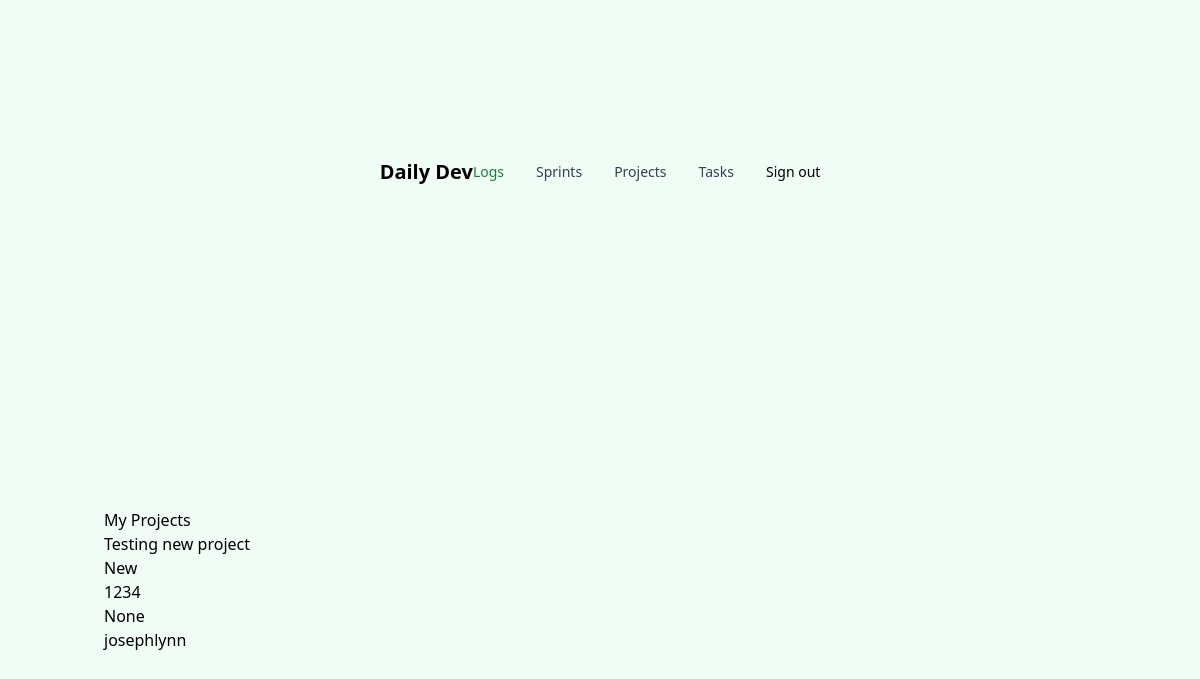
Page /projects/ (signed in) on the committed database.
### projects/models.py (models this page shows, shortened)
class Project(models.Model):
    statuses = [
        ('New', 'New'),
        ('In Progress', 'In Progress'),
        ('Completed', 'Completed'),
        ('Archived', 'Archived'),
    ]
    title = models.CharField(max_length=200)
    description = models.TextField()
    created_at = models.DateTimeField(auto_now_add=True)
    due_date = models.DateTimeField(blank=True, null=True)
    status = models.CharField(max_length=200, default='New', choices=statuses)
    creator = models.ForeignKey(
        User, on_delete=models.CASCADE, related_name='created_projects', null=True, blank=True)

### projects/views.py (the view)
# urls.py: path('projects/', project_list, name='project_list'),
def project_list(request):
    projects = Project.objects.filter(creator=request.user)
    context = {'projects': projects}
    return render(request, 'projects/project_list.html', context)

### templates/projects/project_list.html (shortened to what this page needs)
{% extends 'base.html' %}
{% block content %}
<div className="flex gap-4">
	{% for project in projects %}
	<h1>My Projects</h1>
	<ul>
		{% for project in projects %}
		<li>{{ project.title }}</li>
		<li>{{ project.status }}</li>
		<li>{{ project.description }}</li>
		<li>{{ project.due_date }}</li>
		<li>{{ project.creator }}</li>
		{% empty %}
		<li>No projects found.</li>
		{% endfor %}
	</ul>
	{% endfor %}
</div>
{% endblock %}

### rows in the picture
Project: title "Testing new project", status "New", description "1234", due_date "None", creator "josephlynn"
